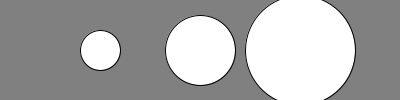
Frame 1 (no input)
Frame 60 (the mouse pressed at the canvas centre just before this capture): identical to frame 1, image omitted
Frame 120 (the mouse held since frame 60 and released just before this capture): identical to frame 1, image omitted

The Processing sketch that drew this single still picture (run headless with seeded random() and noise(); from frame 60 on, the mouse is pressed at the canvas centre):

// Processing sketch: processing_18975
// ── processing_18975.pde

// variables I 


// a variable must be declared before you can use it
// it has a type (int) and a name (zebra)
// optional, you can assign a starting value for it 
int zebra = 40;
int giraffe = 70;
int lion;

//--------------------------------------------------------
void setup() {
  size(400, 100);
  smooth();
  // basic arithmetic using variables  
  lion = zebra + giraffe;
}

//--------------------------------------------------------
void draw() {
  background(128);
  // you can use a variable anywhere you would use a number
  // in your program
  // just pay attention to the type! some functions will ask for
  // specific types (float vs int, for instance) 
  ellipse(100, 50, zebra, zebra);
  ellipse(200, 50, giraffe, giraffe);
  ellipse(300, 50, lion, lion);
}
